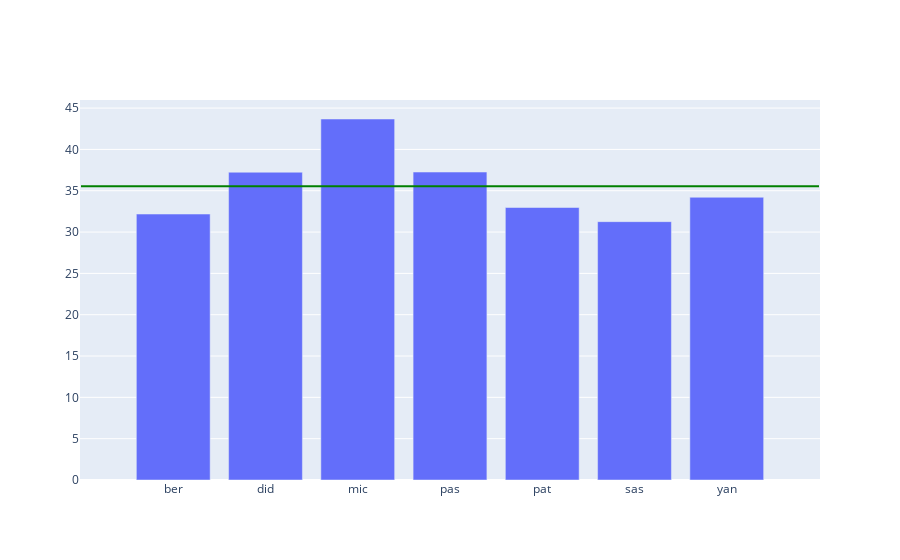

Here is the notebook cell this chart was saved with:
### Markdown cell above
Es überrascht wenig, dass Micha von einer sehr guten Saison sprechen wird,
doch auch Pommo und Didi hatten - rein objektiv betrachtet - eine gute Saison,
da ihr persönlicher Saisondurchschnitt noch knapp über dem Gesamtschnitt von 35.54 Punkten liegt.

Alle anderen Manager hatten eine unterdurchschnittliche Saison.

Grafisch lässt sich das z.B. so darstellen:

### Code cell
fig = go.Figure()
fig.add_trace(go.Bar(x=df.columns, y=df.mean().round(2)))
fig.add_shape(type='line', x0=-1, y0=df.values.mean(), x1=7, y1=df.values.mean(), line=dict(color='green'))
fig.show()

### Figure 1 — Plotly figure (JSON) as saved in the notebook; plotly's stock layout.template omitted (floating-point values rounded to 4 significant figures)
{"data": [{"type": "bar", "x": ["ber", "did", "mic", "pas", "pat", "sas", "yan"], "y": [32.18, 37.24, 43.68, 37.26, 32.97, 31.26, 34.21]}], "layout": {"shapes": [{"line": {"color": "green"}, "type": "line", "x0": -1, "x1": 7, "y0": 35.54, "y1": 35.54}]}}
